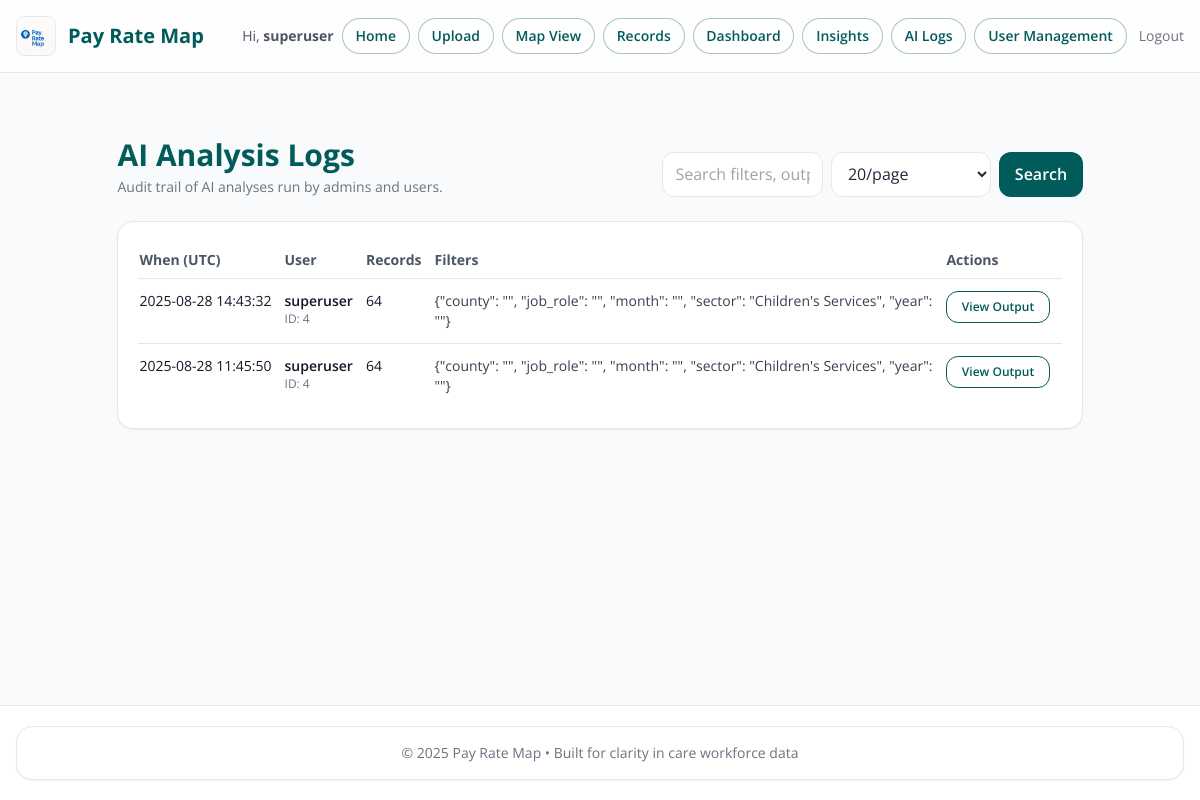
The app's page /ai-logs (signed in), older data.
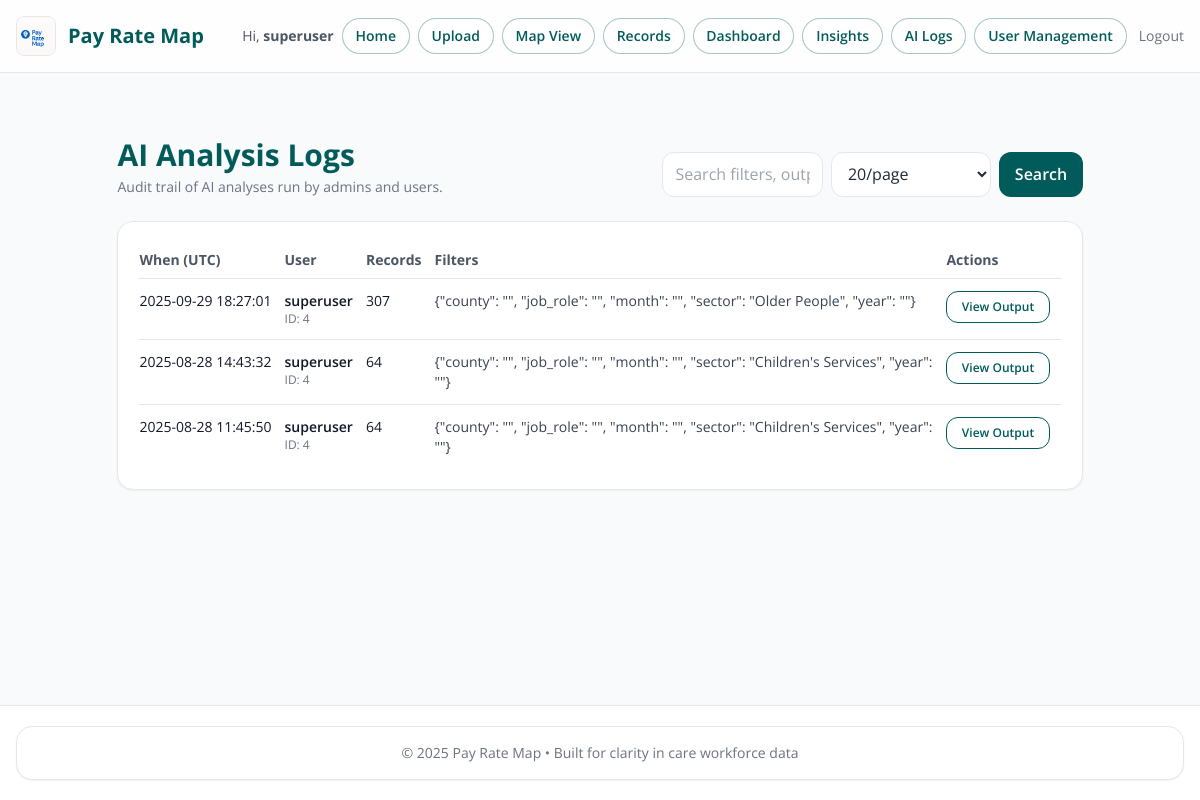
The same page, newer data.
### models.py (models this page shows, shortened)
class User(UserMixin, db.Model):
    id = db.Column(db.Integer, primary_key=True)
    username = db.Column(db.String(150), unique=True, nullable=False)
    password = db.Column(db.String(200), nullable=False)
    admin_level = db.Column(db.Integer, default=0)  # 0=user, 1=admin, 2=superuser

class AIAnalysisLog(db.Model):
    __tablename__ = "ai_analysis_log"
    id = db.Column(db.Integer, primary_key=True)
    user_id = db.Column(db.Integer, db.ForeignKey("user.id"), nullable=True)
    filters = db.Column(db.Text)      # JSON string of filters applied
    record_count = db.Column(db.Integer)
    output_html = db.Column(db.Text)  # store AI output so you can review it later
    created_at = db.Column(db.DateTime, default=datetime.utcnow)
    user = db.relationship("User", backref="ai_logs")

### Old/app.py (the view, shortened to what this page needs)
@app.route("/ai-logs", methods=["GET"])
@login_required
def ai_logs():
    if getattr(current_user, "admin_level", 0) not in (1, 2):
        abort(403)
    q = (request.args.get("q") or "").strip()
    page = max(int(request.args.get("page", 1) or 1), 1)
    per_page = min(max(int(request.args.get("per_page", 20) or 20), 5), 100)
    query = AIAnalysisLog.query.order_by(desc(AIAnalysisLog.created_at))
    pagination = query.paginate(page=page, per_page=per_page, error_out=False)
    logs = pagination.items
    return render_template(
        "ai_logs.html",
        logs=logs,
        pagination=pagination,
        q=q,
        per_page=per_page,
    )

### Old/app.py (called while the page is built)
@login_manager.user_loader
def load_user(user_id: str):
    try:
        return db.session.get(User, int(user_id))
    except Exception:
        return None

@app.context_processor
def inject_now():
    return {"current_year": datetime.now(timezone.utc).year}

### app/templates/ai_logs.html (shortened to what this page needs)
{% extends "base.html" %}
{% block content %}
<div class="max-w-7xl mx-auto px-2 sm:px-4 py-6">
  <div class="mb-6 flex flex-col sm:flex-row sm:items-end sm:justify-between gap-3">
    <div>
      <h1 class="text-2xl sm:text-3xl font-bold" style="color: var(--brand);">AI Analysis Logs</h1>
      <p class="text-sm text-gray-500 mt-1">Audit trail of AI analyses run by admins and users.</p>
    </div>
    <form method="get" class="flex gap-2">
      <input type="text" name="q" value="{{ q }}" class="input" placeholder="Search filters, output, IDs…">
      <select name="per_page" class="input">
        {% for n in [10,20,50,100] %}
          <option value="{{ n }}" {% if per_page == n %}selected{% endif %}>{{ n }}/page</option>
        {% endfor %}
      </select>
      <button class="btn btn-primary" type="submit">Search</button>
    </form>
  </div>
  <div class="card">
    <div class="p-4 sm:p-5 overflow-x-auto">
      <table class="min-w-full text-sm">
        <thead class="text-left text-gray-600">
          <tr>
            <th class="py-2 pr-3">When (UTC)</th>
            <th class="py-2 pr-3">User</th>
            <th class="py-2 pr-3">Records</th>
            <th class="py-2 pr-3">Filters</th>
            <th class="py-2 pr-3">Actions</th>
          </tr>
        </thead>
        <tbody class="align-top">
          {% for row in logs %}
          <tr class="border-t">
            <td class="py-3 pr-3 whitespace-nowrap">{{ row.created_at.strftime("%Y-%m-%d %H:%M:%S") }}</td>
            <td class="py-3 pr-3">
              {% if row.user %}
                <div class="font-semibold">{{ row.user.username or ('User #' ~ row.user_id) }}</div>
                <div class="text-xs text-gray-500">ID: {{ row.user_id }}</div>
              {% else %}
                <div class="text-gray-500">Unknown (ID {{ row.user_id or '—' }})</div>
              {% endif %}
            </td>
            <td class="py-3 pr-3">{{ row.record_count or 0 }}</td>
            <td class="py-3 pr-3 max-w-lg">
              {% set f = (row.filters or '') %}
              {% if f|length > 160 %}
                <div class="text-gray-700">{{ f[:160] }}…</div>
                <button type="button"
                        class="text-xs text-blue-700 hover:underline mt-1"
                        onclick="showJsonModal({{ row.id }}, {{ f|tojson|safe }})">View full</button>
              {% else %}
                <div class="text-gray-700 break-words">{{ f }}</div>
              {% endif %}
            </td>
            <td class="py-3 pr-3">
              <button class="btn btn-secondary text-xs"
                      onclick="showOutputModal({{ row.id }})">View Output</button>
            </td>
          </tr>
          {% endfor %}
        </tbody>
      </table>
    </div>
  </div>
</div>
{% endblock %}

### app/templates/base.html (shortened to what this page needs)
<!DOCTYPE html>
<html lang="en">
<head>
  <link rel="stylesheet" href="https://cdn.jsdelivr.net/npm/tailwindcss@2.2.19/dist/tailwind.min.css" />
</head>
<body class="bg-gray-50 text-gray-900 min-h-screen flex flex-col">
  <header class="app-header border-b">
    <div class="max-w-7xl mx-auto px-4 py-4 flex justify-between items-center">
      <div class="flex items-center space-x-3">
        <img src="{{ url_for('static', filename='logo.png') }}" alt="Pay Rate Map Logo" class="h-10 w-auto rounded-lg border border-gray-200"
             onerror="this.onerror=null;this.src='{{ url_for('static', filename='logos/placeholder.png') }}';">
        <div>
          <h1 class="text-lg sm:text-xl font-bold" style="color: var(--brand);">Pay Rate Map</h1>
        </div>
      </div>
      <nav class="flex items-center gap-2 text-sm">
        {% if current_user.is_authenticated %}
          <span class="text-gray-600 hidden md:inline">Hi, <strong>{{ current_user.username }}</strong></span>
          <a href="{{ url_for('home') }}" class="nav-chip">Home</a>
          <a href="{{ url_for('upload.upload') }}" class="nav-chip">Upload</a>
          <a href="{{ url_for('maps.map_sector_select') }}" class="nav-chip">Map View</a>
          <a href="{{ url_for('records.records') }}" class="nav-chip">Records</a>
          {% if current_user.admin_level in [1, 2] %}
            <a href="{{ url_for('dashboard.dashboard') }}" class="nav-chip">Dashboard</a>
            <a href="{{ url_for('dashboard.insights') }}" class="nav-chip">Insights</a>
            <a href="{{ url_for('admin.ai_logs') }}" class="nav-chip">AI Logs</a>
          {% endif %}
          {% if current_user.admin_level == 1 %}
            <a href="{{ url_for('admin.manage_users') }}" class="nav-chip">User Management</a>
          {% endif %}
          <a href="{{ url_for('auth.logout') }}" class="text-gray-500 hover:underline ml-1">Logout</a>
        {% else %}
          <a href="{{ url_for('auth.login') }}" class="btn btn-primary">Login</a>
        {% endif %}
      </nav>
    </div>
  </header>
  <main class="flex-grow max-w-7xl mx-auto px-4 py-6">
    {% block content %}{% endblock %}
  </main>
  <footer class="bg-white text-center text-sm text-gray-500 py-5 border-t">
    <div class="max-w-7xl mx-auto px-4">
      <div class="card p-4">
        <p>&copy; {{ current_year }} Pay Rate Map • Built for clarity in care workforce data</p>
      </div>
    </div>
  </footer>
</body>
</html>

### app/templates/base.html (style rules this page uses)
:root { --brand: #005b5a; --brand-600: #0b6b6a; --ink: #1f2937; --ink-2: #4b5563; --muted: #f3f4f6; --card: #ffffff; --ring: rgba(0,91,90,0.3); --success-bg: #ecfdf5; --success-fg: #065f46; --info-bg: #eff6ff; --info-fg: #1e40af; --error-bg: #fef2f2; --error-fg: #991b1b; }
html, body { height: 100%; }
body { font-family: 'Open Sans', system-ui, -apple-system, Segoe UI, Roboto, Arial, sans-serif; }
.btn { display:inline-flex; align-items:center; justify-content:center; padding: 0.55rem 0.9rem; border-radius: 0.75rem; font-weight:600; line-height:1; transition: all .15s ease; border:1px solid transparent; }
.btn-primary { background: var(--brand); color:#fff; }
.btn-secondary { background:#fff; color:var(--brand); border-color: var(--brand); }
.card { background: var(--card); border-radius: 1rem; box-shadow: 0 1px 2px rgba(16,24,40,0.06); border: 1px solid #e5e7eb; }
.input { width: 100%; border:1px solid #e5e7eb; background:#fff; color:var(--ink); padding: .6rem .75rem; border-radius:.75rem; outline: none; transition: box-shadow .15s ease, border-color .15s ease; }
.nav-chip { display:inline-flex; align-items:center; height: 2.25rem; padding: 0 .8rem; border-radius: 9999px; font-weight:600; color: var(--brand); border:1px solid rgba(0,91,90,0.35); background:#fff; transition: all .15s ease; }
.app-header { position: sticky; top:0; z-index:40; background: #ffffffcc; backdrop-filter: saturate(180%) blur(6px); }

Row changes from the older to the newer data that the page shows:
added AIAnalysisLog: created_at "2025-09-29 18:27:01", user "superuser", user_id "4", record_count "307", filters "{\"county\": \"\", \"job_role\": \"\", \"month\": \"\", \"sector\": \"Older People\", \"year\": \"\"}"
